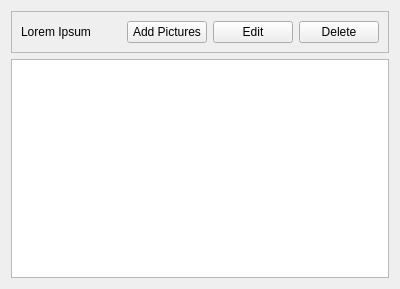
<?xml version="1.0" encoding="UTF-8"?>
<ui version="4.0">
 <class>AlbumWidget</class>
 <widget class="QWidget" name="AlbumWidget">
  <property name="geometry">
   <rect>
    <x>0</x>
    <y>0</y>
    <width>378</width>
    <height>289</height>
   </rect>
  </property>
  <property name="windowTitle">
   <string>Form</string>
  </property>
  <layout class="QVBoxLayout" name="verticalLayout_2">
   <item>
    <widget class="QFrame" name="albumInfoFrame">
     <property name="minimumSize">
      <size>
       <width>0</width>
       <height>40</height>
      </size>
     </property>
     <property name="frameShape">
      <enum>QFrame::StyledPanel</enum>
     </property>
     <property name="frameShadow">
      <enum>QFrame::Raised</enum>
     </property>
     <layout class="QHBoxLayout" name="horizontalLayout_2">
      <item>
       <widget class="QLabel" name="albuName">
        <property name="minimumSize">
         <size>
          <width>100</width>
          <height>0</height>
         </size>
        </property>
        <property name="text">
         <string>Lorem Ipsum</string>
        </property>
        <property name="wordWrap">
         <bool>false</bool>
        </property>
        <property name="margin">
         <number>5</number>
        </property>
       </widget>
      </item>
      <item>
       <widget class="QPushButton" name="addPicturesButton">
        <property name="text">
         <string>Add Pictures</string>
        </property>
        <property name="icon">
         <iconset resource="res/resource.qrc">
          <normaloff>:/icons/photo-add.png</normaloff>:/icons/photo-add.png</iconset>
        </property>
       </widget>
      </item>
      <item>
       <widget class="QPushButton" name="editButton">
        <property name="text">
         <string>Edit</string>
        </property>
        <property name="icon">
         <iconset resource="res/resource.qrc">
          <normaloff>:/icons/album-edit.png</normaloff>:/icons/album-edit.png</iconset>
        </property>
       </widget>
      </item>
      <item>
       <widget class="QPushButton" name="deleteButton">
        <property name="text">
         <string>Delete</string>
        </property>
        <property name="icon">
         <iconset resource="res/resource.qrc">
          <normaloff>:/icons/album-delete.png</normaloff>:/icons/album-delete.png</iconset>
        </property>
       </widget>
      </item>
     </layout>
    </widget>
   </item>
   <item>
    <widget class="QListView" name="thumbnailListView"/>
   </item>
  </layout>
 </widget>
 <resources>
  <include location="res/resource.qrc"/>
 </resources>
 <connections/>
</ui>
